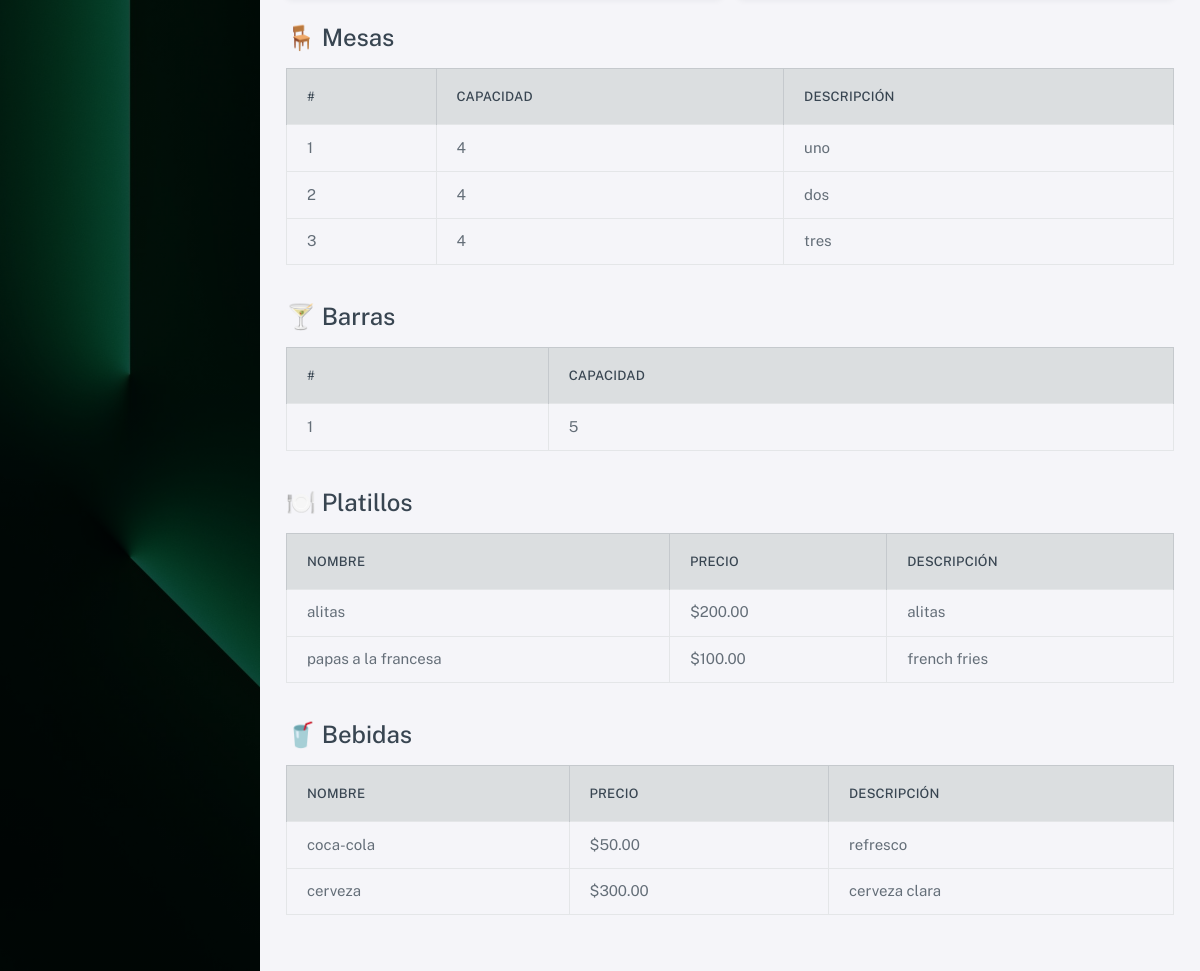
Page /restaurantes/configurar_restaurante/a10b1a-moresca-sa-de-cv/ (signed in, lower part) on the earlier database version.
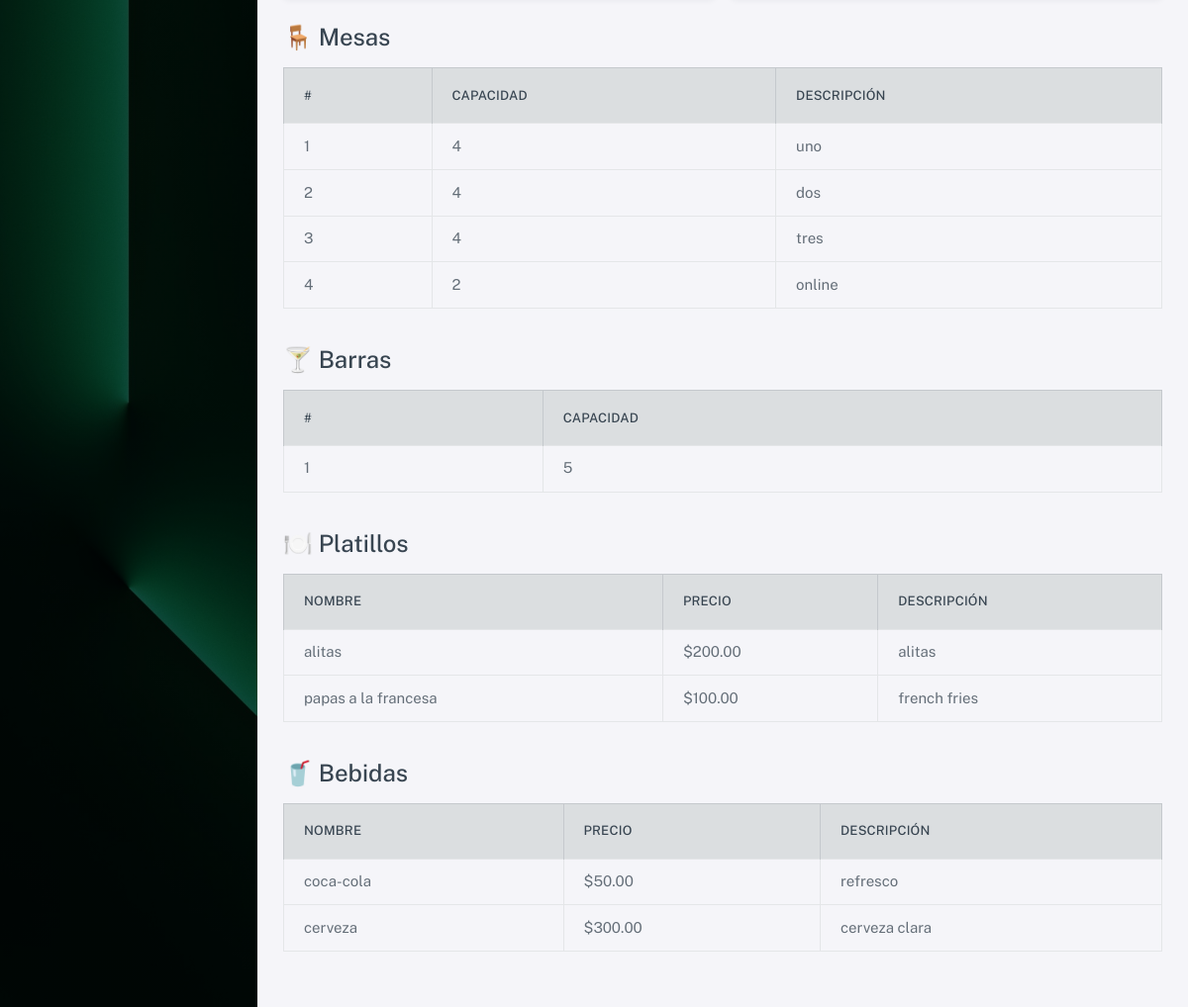
Same page on the later database version.
### restaurantes/models.py (models this page shows, shortened)
class Mesa(models.Model):
    id = models.AutoField(primary_key=True)
    restaurante = models.ForeignKey(Restaurante, on_delete=models.CASCADE, related_name='mesas')
    numero_mesa = models.PositiveIntegerField()
    disponibilidad = models.BooleanField(default=True)  # Indica si la mesa está disponible
    capacidad = models.PositiveIntegerField(default=4, blank=True, null=True)  # Capacidad máxima de la mesa
    descripcion = models.CharField(max_length=255, blank=True, null=True)  # Descripción de la mesa
    class Meta:
        unique_together = ('restaurante', 'numero_mesa')  # Asegura que el mismo número de mesa no se repita en el mismo restaurante

class Barra(models.Model):
    id = models.AutoField(primary_key=True)
    restaurante = models.ForeignKey(Restaurante, on_delete=models.CASCADE, related_name='barras')
    numero_barra = models.PositiveIntegerField()
    capacidad = models.PositiveIntegerField(default=5, blank=True, null=True)  # Capacidad de la barra
    disponibilidad = models.BooleanField(default=True)  # Indica si la barra está disponible
    class Meta:
        unique_together = ('restaurante', 'numero_barra')  # Asegura que el mismo número de barra no se repita en el mismo restaurante

class Platillo(models.Model):
    id = models.AutoField(primary_key=True)
    restaurante = models.ForeignKey(Restaurante, on_delete=models.CASCADE, related_name='platillos')
    nombre = models.CharField(max_length=255)
    descripcion = models.TextField(blank=True, null=True)
    precio = models.DecimalField(max_digits=10, decimal_places=2, blank=True, null=True)
    disponible = models.BooleanField(default=True)  # Indica si el platillo está disponible

class Bebida(models.Model):
    id = models.AutoField(primary_key=True)
    restaurante = models.ForeignKey(Restaurante, on_delete=models.CASCADE, related_name='bebidas')
    nombre = models.CharField(max_length=255)
    descripcion = models.TextField(blank=True, null=True)
    precio = models.DecimalField(max_digits=10, decimal_places=2, blank=True, null=True)
    disponible = models.BooleanField(default=True)  # Indica si la bebida está disponible

### restaurantes/views.py (the view, shortened to what this page needs)
# urls.py: path('configurar_restaurante/<slug:slug>/', views.configurar_restaurante, name='configurar_restaurante'),
@login_required
def configurar_restaurante(request, slug):
    restaurante = get_object_or_404(Restaurante, slug=slug)
    if restaurante.socio != request.user.perfil:
        return redirect('restaurantes_socio')  # Redirigir si no es el socio
    secciones = ['mesas', 'barras', 'platillos', 'bebidas']
    return render(request, 'restaurantes/configurar_restaurante.html', {
        'restaurante': restaurante,
        'mesas': Mesa.objects.filter(restaurante=restaurante),
        'barras': Barra.objects.filter(restaurante=restaurante),
        'platillos': Platillo.objects.filter(restaurante=restaurante),
        'bebidas': Bebida.objects.filter(restaurante=restaurante),
        'secciones': secciones,
    })

### usuarios/models.py (called while the page is built)
    def membresia_activa(self):
        if self.fecha_expiracion and timezone.now() > self.fecha_expiracion:
            return False
        return self.es_socio

### restaurantes/templates/restaurantes/configurar_restaurante.html (shortened to what this page needs)
{% extends 'base.html' %}
{% block content %}
<div class="container-fluid py-5">
  <div class="row mt-5">
    <div class="col-12">
      <h4 class="mb-3">🪑 Mesas</h4>
      <div class="table-responsive">
        <table class="table table-hover align-middle table-bordered">
          <thead class="table-light">
            <tr>
              <th>#</th><th>Capacidad</th><th>Descripción</th>
            </tr>
          </thead>
          <tbody>
            {% for mesa in mesas %}
              <tr>
                <td>{{ mesa.numero_mesa }}</td>
                <td>{{ mesa.capacidad }}</td>
                <td>{{ mesa.descripcion|default:"Sin descripción" }}</td>
              </tr>
            {% endfor %}
          </tbody>
        </table>
      </div>
    </div>
    <div class="col-12 mt-4">
      <h4 class="mb-3">🍸 Barras</h4>
      <div class="table-responsive">
        <table class="table table-hover align-middle table-bordered">
          <thead class="table-light">
            <tr>
              <th>#</th><th>Capacidad</th>
            </tr>
          </thead>
          <tbody>
            {% for barra in barras %}
              <tr>
                <td>{{ barra.numero_barra }}</td>
                <td>{{ barra.capacidad }}</td>
              </tr>
            {% endfor %}
          </tbody>
        </table>
      </div>
    </div>
    <div class="col-12 mt-4">
      <h4 class="mb-3">🍽️ Platillos</h4>
      <div class="table-responsive">
        <table class="table table-hover align-middle table-bordered">
          <thead class="table-light">
            <tr>
              <th>Nombre</th><th>Precio</th><th>Descripción</th>
            </tr>
          </thead>
          <tbody>
            {% for platillo in platillos %}
              <tr>
                <td>{{ platillo.nombre }}</td>
                <td>${{ platillo.precio }}</td>
                <td>{{ platillo.descripcion|default:"Sin descripción" }}</td>
              </tr>
            {% endfor %}
          </tbody>
        </table>
      </div>
    </div>
    <div class="col-12 mt-4 mb-5">
      <h4 class="mb-3">🥤 Bebidas</h4>
      <div class="table-responsive">
        <table class="table table-hover align-middle table-bordered">
          <thead class="table-light">
            <tr>
              <th>Nombre</th><th>Precio</th><th>Descripción</th>
            </tr>
          </thead>
          <tbody>
            {% for bebida in bebidas %}
              <tr>
                <td>{{ bebida.nombre }}</td>
                <td>${{ bebida.precio }}</td>
                <td>{{ bebida.descripcion|default:"Sin descripción" }}</td>
              </tr>
            {% endfor %}
          </tbody>
        </table>
      </div>
    </div>
  </div>
</div>
{% endblock %}

Differences in the rows shown:
added Mesa: numero_mesa "4", capacidad "2", descripcion "online"
